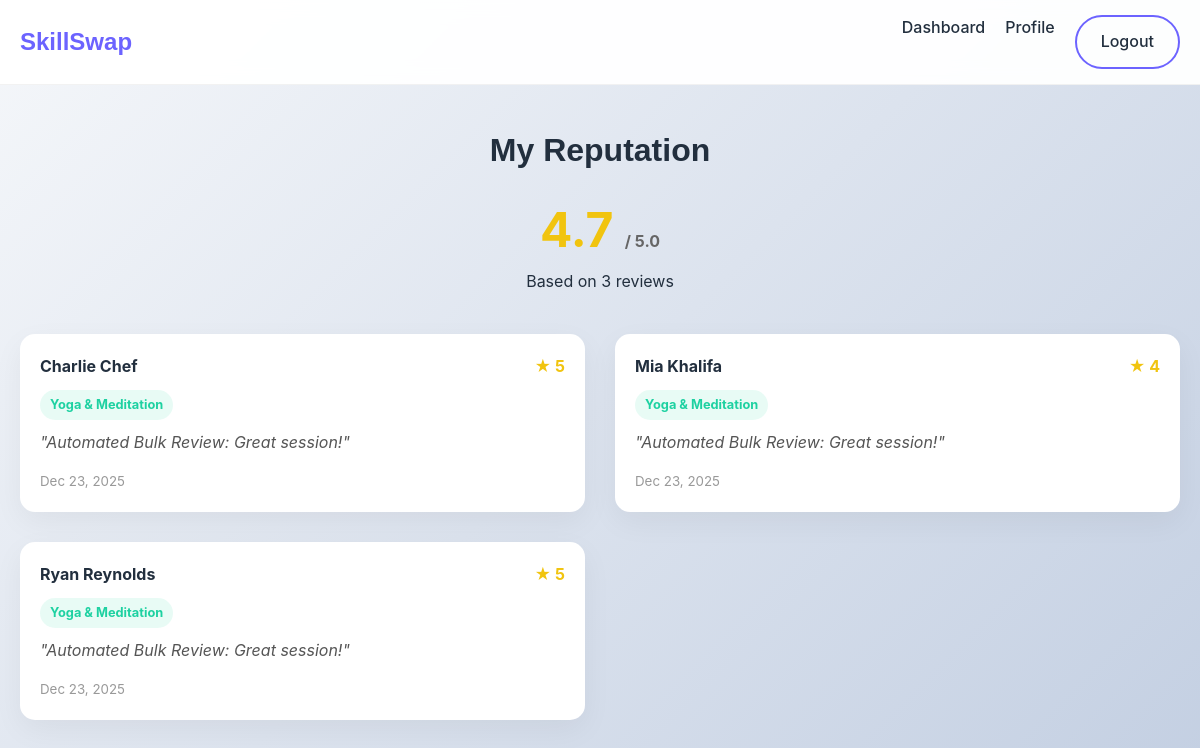
Page /reviews.php (signed in) on the committed database.
### tables this page shows
CREATE TABLE `review` (
    `review_id` INT AUTO_INCREMENT PRIMARY KEY,

    `teacher_id` INT,
    `learner_id` INT,
    `session_no` INT,

    `rating` INT CHECK (`rating` BETWEEN 1 AND 5),
    `comment` TEXT,
    `created_at` DATETIME,

    FOREIGN KEY (`teacher_id`, `session_no`)
        REFERENCES `session`(`teacher_id`, `session_no`)
        ON DELETE CASCADE
);

CREATE TABLE `user` (
    `user_id` INT AUTO_INCREMENT PRIMARY KEY,
    
    `first_name` VARCHAR(50),
    `last_name` VARCHAR(50),
    `email` VARCHAR(120) UNIQUE NOT NULL,
    `password` VARCHAR(100) NOT NULL,
    `role` ENUM('admin','user') DEFAULT 'user',
    `preferred_language` VARCHAR(50),
    `city` VARCHAR(80),
    `country` VARCHAR(80),

    `skillpoints` INT DEFAULT 0,
    
     
    `warning_count` INT DEFAULT 0,
    `is_suspended` BOOLEAN DEFAULT FALSE,
    
     
    `profile_picture` VARCHAR(255) DEFAULT 'default.png'
);

CREATE TABLE `skill` (
    `skill_id` INT AUTO_INCREMENT PRIMARY KEY,
    `title` VARCHAR(200) NOT NULL,
    `category` VARCHAR(100),
    `difficulty_level` VARCHAR(50),
    `difficulty_notes` VARCHAR(255),
    `est_learning_time` INT,
    `is_verified` BOOLEAN DEFAULT FALSE
);

### reviews.php (the view, shortened to what this page needs)
<?php
include 'includes/db.php';
$user_id = $_SESSION['user_id'];
$reviews = $conn->query("
    SELECT r.*, u.first_name, u.last_name, s.title as skill_title
    FROM review r
    JOIN user u ON r.learner_id = u.user_id
    JOIN session ses ON (r.session_no = ses.session_no AND r.teacher_id = ses.teacher_id)
    LEFT JOIN skill s ON ses.skill_id = s.skill_id
    WHERE r.teacher_id = $user_id
    ORDER BY r.created_at DESC
");
$avg_rating = $conn->query("SELECT AVG(rating) as avg_rate, COUNT(*) as total FROM review WHERE teacher_id = $user_id")->fetch_assoc();
?>
<!DOCTYPE html>
<html lang="en">
<head>
    <link rel="stylesheet" href="css/style.css">
</head>
<body>
<header>
    <div class="container">
        <nav>
            <a href="index.php" class="logo">SkillSwap</a>
            <div class="nav-links">
                <a href="dashboard.php">Dashboard</a>
                <a href="profile.php">Profile</a>
                <a href="logout.php" class="btn btn-outline">Logout</a>
            </div>
        </nav>
    </div>
</header>
<div class="container" style="margin-top: 40px;">
    <div style="text-align: center; margin-bottom: 40px;">
        <h1>My Reputation</h1>
        <div style="font-size: 3rem; font-weight: bold; color: #f1c40f;">
            <?php echo number_format($avg_rating['avg_rate'], 1); ?> <span style="font-size: 1rem; color: #666;">/ 5.0</span>
        </div>
        <p>Based on <?php echo $avg_rating['total']; ?> reviews</p>
    </div>
    <div class="grid-2">
        <?php if($reviews && $reviews->num_rows > 0): ?>
            <?php while($r = $reviews->fetch_assoc()): ?>
                <div class="card">
                    <div style="display: flex; justify-content: space-between; margin-bottom: 10px;">
                        <span style="font-weight: bold;"><?php echo $r['first_name'] . ' ' . $r['last_name']; ?></span>
                        <span style="color: #f1c40f; font-weight: bold;">★ <?php echo $r['rating']; ?></span>
                    </div>
                    <span class="badge badge-success" style="margin-bottom: 10px; display:inline-block;"><?php echo $r['skill_title']; ?></span>
                    <p style="font-style: italic; color: #555;">"<?php echo $r['comment']; ?>"</p>
                    <small style="display: block; margin-top: 15px; color: #999;"><?php echo date('M d, Y', strtotime($r['created_at'])); ?></small>
                </div>
            <?php endwhile; ?>
        <?php else: ?>
            <div class="card" style="grid-column: 1/-1; text-align: center;">
                <p>No reviews yet. Teach more sessions to earn reputation!</p>
            </div>
        <?php endif; ?>
    </div>
</div>
</body>
</html>

### css/style.css (style rules this page uses)
:root { --primary: #6C63FF; --primary-dark: #5a52d5; --secondary: #00D2D3; --accent: #FF9F43; --danger: #FF6B6B; --success: #1dd1a1; --dark: #222f3e; --light: #f8f9fa; --glass: rgba(255, 255, 255, 0.95); --glass-border: rgba(255, 255, 255, 0.2); --font-heading: 'Poppins', sans-serif; --font-body: 'Inter', sans-serif; }
* { margin: 0; padding: 0; box-sizing: border-box; font-family: var(--font-body); }
body { background: linear-gradient(135deg, #f5f7fa 0%, #c3cfe2 100%); color: var(--dark); line-height: 1.6; min-height: 100vh; }
h1, h2, h3, h4, h5, h6 { font-family: var(--font-heading); color: var(--dark); margin-bottom: 1rem; }
a { text-decoration: none; color: var(--primary); transition: all 0.3s ease; }
.container { max-width: 1200px; margin: 0 auto; padding: 0 20px; }
.btn { display: inline-block; padding: 12px 24px; border-radius: 50px; font-weight: 600; cursor: pointer; border: none; transition: transform 0.2s, box-shadow 0.2s; }
.btn-outline { background: transparent; border: 2px solid var(--primary); color: var(--primary); }
.card { background: white; border-radius: 15px; padding: 20px; box-shadow: 0 10px 30px rgba(0,0,0,0.05); transition: transform 0.3s; }
.badge { padding: 5px 10px; border-radius: 20px; font-size: 0.8rem; font-weight: bold; }
.badge-success { background: rgba(29, 209, 161, 0.1); color: var(--success); }
header { background: var(--glass); backdrop-filter: blur(10px); position: sticky; top: 0; z-index: 1000; border-bottom: 1px solid rgba(0,0,0,0.05); padding: 15px 0; }
nav { display: flex; justify-content: space-between; align-items: center; }
.logo { font-size: 1.5rem; font-weight: 800; color: var(--primary); font-family: var(--font-heading); }
.nav-links { display: flex; gap: 20px; }
.nav-links a { color: var(--dark); font-weight: 500; }
.grid-2 { display: grid; grid-template-columns: 1fr 1fr; gap: 30px; }

### rows in the picture
review: user.first_name "Charlie", user.last_name "Chef", rating "5", skill.title "Yoga & Meditation", comment "Automated Bulk Review: Great session!", created_at "Dec 23, 2025"
review: user.first_name "Mia", user.last_name "Khalifa", rating "4", skill.title "Yoga & Meditation", comment "Automated Bulk Review: Great session!", created_at "Dec 23, 2025"
review: user.first_name "Ryan", user.last_name "Reynolds", rating "5", skill.title "Yoga & Meditation", comment "Automated Bulk Review: Great session!", created_at "Dec 23, 2025"

### other values in the picture
$avg_rating['avg_rate'] "4.7"
$avg_rating['total'] "3"
